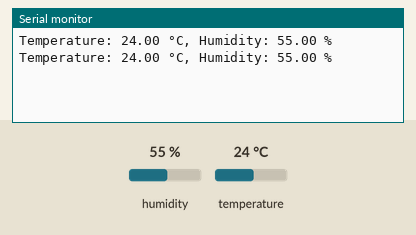
This sketch was run on a simulated ESP8266 (NodeMCU). Parts: the last lines printed to the serial monitor. The test bench sets the inputs (shaded band); at power-on: humidity 55 %, temperature 24 °C.

Above: at 2.8 s.
2.9 s: humidity set to 22 %
At 5.3 s:
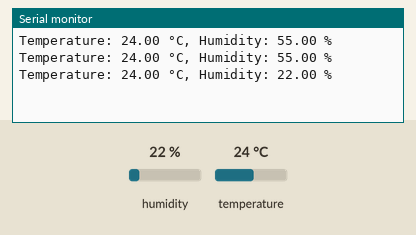
5.6 s: temperature set to 12 °C
At 6.6 s:
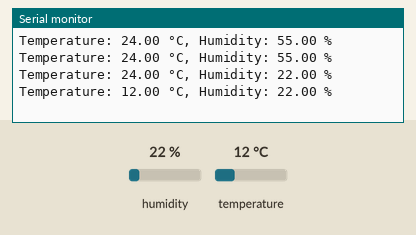
8.3 s: humidity set to 40 %
At 11.4 s:
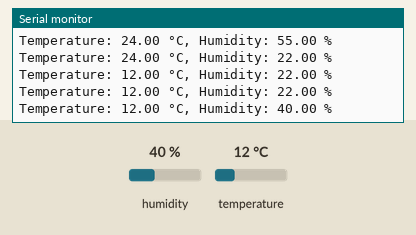
Timing chart, 0 to 12.9 s (numbered marks = the images above; inputs shaded):
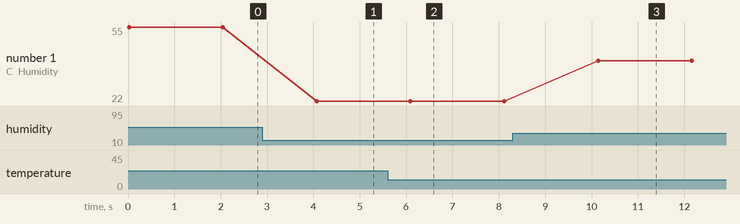

Measured:
- after the input at 2.9 s, the serial monitor: prints a new line after 1.2 s (image 1)
- after the input at 5.6 s, the serial monitor: prints a new line after 0.49 s (image 2)
- after the input at 8.3 s, the serial monitor: prints a new line after 1.8 s (image 3)
- plotted number 1: 55 → 22 after the input at 2.9 s, 22 → 40 after the input at 8.3 s

The sketch:

TEMP_HUMIDITY_TEST.ino
```cpp
#include <DHT.h>

DHT dht(D3, DHT11);

void setup() {
  Serial.begin(9600);
  dht.begin();
}

void loop() {
  float h = dht.readHumidity();
  float t = dht.readTemperature();

  if (isnan(h) || isnan(t)) {
    Serial.println("Failed to read from DHT sensor!");
  } else {
    Serial.print("Temperature: ");
    Serial.print(t);
    Serial.print(" °C, Humidity: ");
    Serial.print(h);
    Serial.println(" %");
  }
  delay(2000); // Wait 2 seconds between readings
}
```
